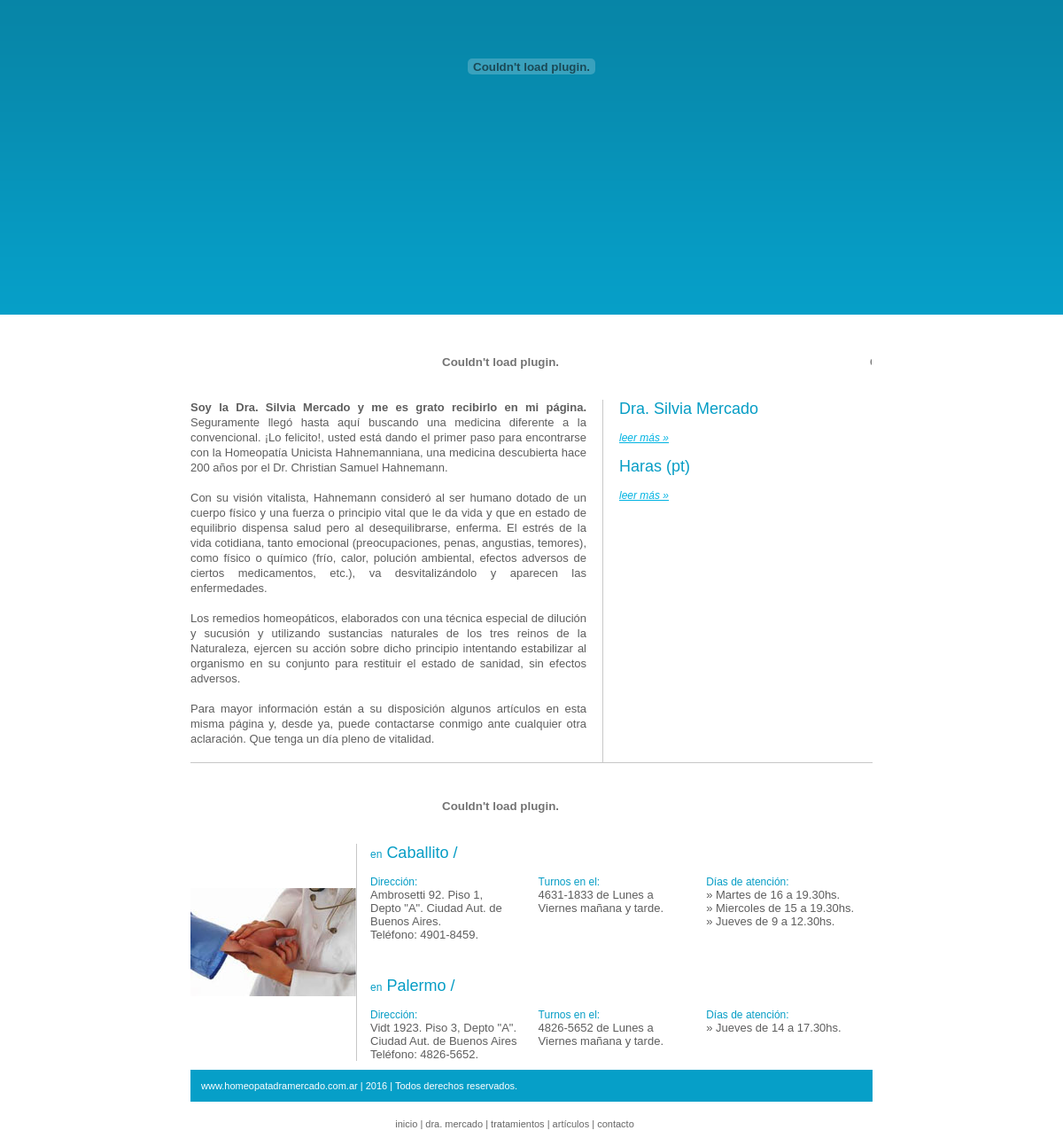
The page / on the database its author committed.
### tables this page shows
CREATE TABLE `seccion_idioma_dato` (
  `idseccion` int(11) NOT NULL default '0',
  `ididioma` tinyint(2) NOT NULL default '0',
  `titulo` varchar(255) NOT NULL default '',
  `titulo_web` varchar(255) NOT NULL default '',
  `copete` text NOT NULL,
  `detalle` longtext NOT NULL,
  `banner` varchar(255) NOT NULL default '',
  `keywords` varchar(255) NOT NULL default '',
  `estado` tinyint(1) NOT NULL default '1',
  PRIMARY KEY  (`idseccion`,`ididioma`)
);

CREATE TABLE `dato_sitio` (
  `iddato_sitio` int(11) NOT NULL auto_increment,
  `ididioma` int(11) NOT NULL default '0',
  `emp_nombre` varchar(255) NOT NULL default '',
  `emp_prefijo` varchar(255) NOT NULL default '',
  `emp_datos_generales` text NOT NULL,
  `emp_telefonos` text NOT NULL,
  `emp_direccion` text NOT NULL,
  `pie` varchar(255) NOT NULL default '',
  `meta_tag_title` varchar(255) NOT NULL default '',
  `meta_tag_keywords` text NOT NULL,
  `meta_tag_description` text NOT NULL,
  `meta_tag_revisit_after` int(2) NOT NULL default '0',
  `codigo_contacto` varchar(255) NOT NULL default '',
  `titulo_descarga` varchar(255) NOT NULL default '',
  `copyright` varchar(255) NOT NULL default '',
  `cont_prod_mail_destino` varchar(255) NOT NULL default '',
  `cont_prod_mail_desde` varchar(255) NOT NULL default '',
  `cont_prod_mail_ideas2` varchar(255) NOT NULL default '',
  `cont_prod_mail_asunto` varchar(255) NOT NULL default '',
  `env_amigo_asunto` varchar(255) NOT NULL default '',
  `cont_mail_destino` varchar(255) NOT NULL default '',
  `cont_mail_desde` varchar(255) NOT NULL default '',
  `cont_mail_asunto` varchar(255) NOT NULL default '',
  `admin_titulo` varchar(255) NOT NULL default '',
  `mantenimiento` int(2) NOT NULL default '1',
  `ca_carrito_usar` tinyint(4) NOT NULL default '1',
  `ca_mail_destino` varchar(255) NOT NULL default '',
  `ca_asunto` varchar(255) NOT NULL default '',
  `ca_cuenta_bancaria` text NOT NULL,
  `keywords` int(11) NOT NULL default '2',
  `ne_mail_destino` varchar(255) NOT NULL default '',
  `ne_mail_desde` varchar(255) NOT NULL default '',
  `ne_mail_desde_nombre` varchar(255) NOT NULL default '',
  `ne_marco_fondo` varchar(20) NOT NULL default '',
  `ne_marco_borde` int(2) NOT NULL default '0',
  `ne_marco_borde_color` varchar(20) NOT NULL default '',
  `reg_confirmacion_usuario` tinyint(1) NOT NULL default '1',
  `reg_aprobacion_moderador` tinyint(1) NOT NULL default '1',
  `reg_mail_moderador` varchar(255) NOT NULL default '',
  `reg_mail_desde` varchar(40) NOT NULL default '',
  `reg_titulo` varchar(255) NOT NULL default '',
  PRIMARY KEY  (`iddato_sitio`)
);

### 0_include/0_mysql.php (called while the page is built, shortened)
<?
	if(!$_GET['ididioma']){
		$ididioma = 1;
	}else{
		$ididioma = $_GET['ididioma'];
	}
	if(!$_SESSION['rs_dato_sitio_session'] || $_SESSION['ididioma_session'] != $ididioma){
		$query_dato_sitio = "SELECT A.*
		FROM dato_sitio  A
		WHERE ididioma = '$ididioma' ";
		$rs_dato_sitio = mysql_fetch_assoc(mysql_query($query_dato_sitio));
	}else{
		$rs_dato_sitio = $_SESSION['rs_dato_sitio_session'];
	}
?>

### index.php (the view, shortened to what this page needs)
<? include_once("0_include/0_mysql.php"); ?>
<!DOCTYPE html PUBLIC "-//W3C//DTD XHTML 1.0 Transitional//EN" "http://www.w3.org/TR/xhtml1/DTD/xhtml1-transitional.dtd">
<html xmlns="http://www.w3.org/1999/xhtml">
<head>
<? include_once("0_include/0_head.php"); ?>
</head>
<body>
<div id="header"><? include_once("0_include/0_top.php"); ?></div>
<div id="cuerpo">
  <div id="contenido" align="center">
	<div id="titulo-bienvenida" >
	  <object classid="clsid:D27CDB6E-AE6D-11cf-96B8-444553540000" codebase="http://download.macromedia.com/pub/shockwave/cabs/flash/swflash.cab#version=9,0,28,0" width="280" height="56">
        <embed src="skin/index/swf/titulo.swf" FlashVars="titulo=Bienvenido" wmode="transparent" quality="high" pluginspage="http://www.adobe.com/shockwave/download/download.cgi?P1_Prod_Version=ShockwaveFlash" type="application/x-shockwave-flash" width="700" height="56"></embed>
      </object>
    </div>
    <div id="titulo-articulos">
	  <object classid="clsid:D27CDB6E-AE6D-11cf-96B8-444553540000" codebase="http://download.macromedia.com/pub/shockwave/cabs/flash/swflash.cab#version=9,0,28,0" width="280" height="56">
        <embed src="skin/index/swf/titulo.swf" FlashVars="titulo=Artículos" wmode="transparent" quality="high" pluginspage="http://www.adobe.com/shockwave/download/download.cgi?P1_Prod_Version=ShockwaveFlash" type="application/x-shockwave-flash" width="700" height="56"></embed>
      </object>
    </div>
    <div id="txt-bienvenida" class="Arial_12px_Gris_Line17">
      <strong>Soy la Dra. Silvia Mercado y me es grato recibirlo en mi   p&aacute;gina.</strong>       Seguramente lleg&oacute; hasta aqu&iacute; buscando una medicina diferente a la   convencional.      &iexcl;Lo felicito!, usted est&aacute; dando el primer paso para   encontrarse con la Homeopat&iacute;a Unicista Hahnemanniana, una medicina descubierta   hace 200 a&ntilde;os por el Dr. Christian Samuel Hahnemann.<br />
      <br />
      Con su visi&oacute;n   vitalista, Hahnemann consider&oacute; al ser humano dotado de un cuerpo f&iacute;sico y una   fuerza o principio vital que le da vida y que en estado de equilibrio dispensa   salud pero al desequilibrarse, enferma. El estr&eacute;s de la vida cotidiana, tanto   emocional (preocupaciones, penas, angustias, temores), como f&iacute;sico o qu&iacute;mico   (fr&iacute;o, calor, poluci&oacute;n ambiental, efectos adversos de ciertos medicamentos,   etc.), va desvitaliz&aacute;ndolo y aparecen las enfermedades.<br />
      <br />
      Los remedios   homeop&aacute;ticos, elaborados con una t&eacute;cnica especial de diluci&oacute;n y sucusi&oacute;n y   utilizando sustancias naturales de los tres reinos de la Naturaleza, ejercen su   acci&oacute;n sobre dicho principio intentando estabilizar al organismo en su conjunto   para restituir el estado de sanidad, sin efectos adversos.<br />
      <br />
      Para mayor   informaci&oacute;n est&aacute;n a su disposici&oacute;n algunos art&iacute;culos en esta misma p&aacute;gina y,   desde ya, puede contactarse conmigo ante cualquier otra aclaraci&oacute;n. Que tenga un d&iacute;a pleno de vitalidad.<br />
    </div>
    <div id="txt-articulos" >
	<?  $query_articulos = "SELECT * FROM seccion_idioma_dato ORDER BY idseccion DESC LIMIT 2";
		$result_articulos = mysql_query($query_articulos);
		$cont=0;
		while($rs_articulos=mysql_fetch_assoc($result_articulos)){
			$cont++;
	?>
   	  <div id="titular-articulo-<?=$cont?>" class="Arial_18px_Celeste" style="margin-bottom:15px; "><a href="seccion_detalle.php?ididioma=1&idsede=1&idseccion=<?=$rs_articulos['idseccion']?>&idcarpeta=42" style="text-decoration:none;"><span class="Arial_18px_Celeste"><?=$rs_articulos['titulo']?></span></a></div>
      <div id="leermas-articulo-<?=$cont?>" class="Arial_12px_CelesteClaro" style="margin-bottom:15px; "><a href="seccion_detalle.php?ididioma=1&idsede=1&idseccion=<?=$rs_articulos['idseccion']?>&idcarpeta=42" style="text-decoration:none;"><span class="Arial_12px_CelesteClaro"><u><em>leer m&aacute;s &raquo;</em></u></span></a></div>
     <?
	 }
	 ?>
    </div>
    <div style="width:100%; border-bottom:1px solid #c7c7c7; height:0px; clear:both; margin:0px;"></div>
    <div id="titulo-consultorios" >
	  <object classid="clsid:D27CDB6E-AE6D-11cf-96B8-444553540000" codebase="http://download.macromedia.com/pub/shockwave/cabs/flash/swflash.cab#version=9,0,28,0" width="280" height="56">
        <embed src="skin/index/swf/titulo.swf" FlashVars="titulo=Consultorios" wmode="transparent" quality="high" pluginspage="http://www.adobe.com/shockwave/download/download.cgi?P1_Prod_Version=ShockwaveFlash" type="application/x-shockwave-flash" width="700" height="56"></embed>
      </object>
    </div>
    <div style=" width:187px; float:left; padding-top:50px;"><img src="imagen/varios/consultorios.jpg" width="187" height="122" /></div>
    <div style=" width:582px; float:left; border-left:1px solid #c7c7c7; text-align:left;">
      <div id="titular-caballito" class="Arial_18px_Celeste"><span style="font-size:12px;">en</span> Caballito /</div>
      	<div id="detalle-consultorio">
        	<div class="Arial_12px_Celeste">Dirección:</div>
            <div class="Arial_12px_Gris">
            	Ambrosetti 92. Piso 1, <br />Depto "A". Ciudad Aut. de Buenos Aires.
			      <br />
                Tel&eacute;fono: 4901-8459.
            </div>
      </div>
        <div id="detalle-consultorio">
        	<div class="Arial_12px_Celeste">Turnos en el:</div>
            <div class="Arial_12px_Gris">
            	4631-1833 de Lunes a Viernes mañana y tarde.
			</div>
        </div>
        <div id="detalle-consultorio">
        	<div class="Arial_12px_Celeste">Días de atención:</div>
            <div class="Arial_12px_Gris">
            	» Martes de 16 a 19.30hs.<br />
                » Miercoles de 15 a 19.30hs.<br />
                » Jueves de 9 a 12.30hs.
			</div>
        </div>
      <div style="clear:both; height:40px;"></div>
      <div id="titular-palermo" class="Arial_18px_Celeste"><span style="font-size:12px;">en</span> Palermo /</div>
      	<div id="detalle-consultorio">
        	<div class="Arial_12px_Celeste">Dirección:</div>
            <div class="Arial_12px_Gris">
            	Vidt 1923. Piso 3, Depto "A". <br />Ciudad Aut. de Buenos Aires<br />Teléfono: 4826-5652.</div>
      </div>
        <div id="detalle-consultorio">
        	<div class="Arial_12px_Celeste">Turnos en el:</div>
            <div class="Arial_12px_Gris">
            	4826-5652  de Lunes a Viernes mañana y tarde.			</div>
      </div>
        <div id="detalle-consultorio">
        	<div class="Arial_12px_Celeste">Días de atención:</div>
            <div class="Arial_12px_Gris">
            	» Jueves de 14 a 17.30hs.
			</div>
        </div>
    </div>
  </div>
  <div id="footer" style="margin-top:10px;"><? include("0_include/0_pie.php"); ?></div>
</div>
</body>
</html>

### 0_include/0_head.php (shortened to what this page needs)
<link rel="stylesheet" href="skin/index/css/0_body.css" type="text/css" />
<link rel="stylesheet" href="skin/index/css/0_fonts_tiny.css" type="text/css" />
<link rel="stylesheet" href="skin/index/css/0_fonts.css" type="text/css" />
<link rel="stylesheet" href="skin/index/css/0_especial.css" type="text/css" />

### 0_include/0_top.php (shortened to what this page needs)
<?php
$mod0001_duracion = 15;
$mod0001_ruta = "imagen/titular/";
switch ($_SESSION['ididioma_session']){
	case 1:
		$mod0001_swf = "skin/index/swf/top_esp.swf";
		break;
}
$mod0001_imagesize = getimagesize($mod0001_swf);
?>
      <object classid="clsid:D27CDB6E-AE6D-11cf-96B8-444553540000" codebase="http://download.macromedia.com/pub/shockwave/cabs/flash/swflash.cab#version=7,0,19,0" width="<?=$mod0001_imagesize[0]?>" height="<?=$mod0001_imagesize[1]?>">
        <embed src="<?= $mod0001_swf ?>" quality="high" pluginspage="http://www.macromedia.com/go/getflashplayer" type="application/x-shockwave-flash" width="<?=$mod0001_imagesize[0]?>" height="<?=$mod0001_imagesize[1]?>" wmode="opaque" FlashVars="ruta=<?=$mod0001_ruta?>&duracion=<?=$mod0001_duracion?>&titular=<?= $cargar_titular; ?>"></embed>
      </object>

### 0_include/0_pie.php
<link href="../skin/index/css/0_fonts.css" rel="stylesheet" type="text/css" />
<div style="background-color:#069fc8; padding:12px; text-align:left;" class="Arial_11px_blanco">
	www.homeopatadramercado.com.ar | <?= date("Y") ?> | <?= $rs_dato_sitio['copyright'] ?>
</div>
<table width="732" border="0" cellpadding="0" cellspacing="0" >
  <tr>
    <td width="100%" height="50" align="center" class="cuadro_login_texto"><a href="index.php"><span class="Arial_11px_grisoscuro">inicio</span></a> | <a href="seccion_detalle.php?idseccion=136&idcarpeta=41"><span class="Arial_11px_grisoscuro">dra. mercado</span></a> | <a href="seccion_detalle.php?idseccion=137&idcarpeta=41"><span class="Arial_11px_grisoscuro">tratamientos</span></a> | <a href="carpeta_ver.php?idcarpeta=42"><span class="Arial_11px_grisoscuro">art&iacute;culos</span></a> | <a href="contacto.php"><span class="Arial_11px_grisoscuro">contacto</span></a></td>
  </tr>
</table>

### skin/index/css/0_body.css (style rules this page uses)
body { margin: 0; background-image:url(../imagen/0_body/bg.png); background-repeat:repeat-x; background-color:#FFFFFF; height: auto; overflow: auto; }
#header { width:990px; height:355px; margin:0 auto; text-align: center; }
#cuerpo { width:770px; overflow: auto; margin:0 auto; height: auto; text-align:center; }
#contenido { width:770px; min-height:350px; height:auto !important; height:350px; background-repeat:repeat-x; background-color:#FFFFFF; float:left; }
#footer { width:770px; background-repeat:repeat-x; background-color:#FFFFFF; float:left; text-align:center }

### rows shown on the page
seccion_idioma_dato: titulo "Dra. Silvia Mercado"
seccion_idioma_dato: titulo "Haras (pt)"
dato_sitio: copyright "Todos derechos reservados."
